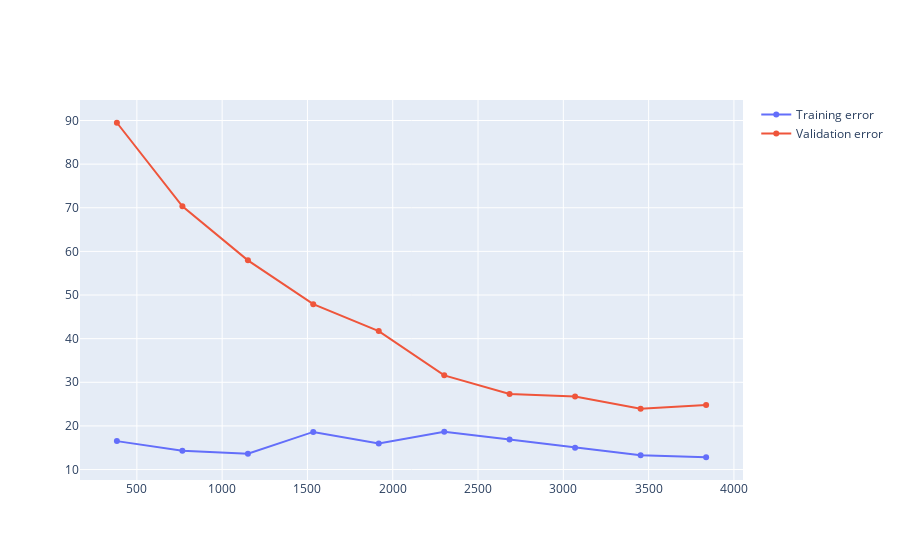

Notebook code cell kept with this figure:
### Markdown cell above
#### Step 6: Evaluate the Model with Learning Curves

### Code cell
train_sizes, train_scores, valid_scores = learning_curve(
    model, X_train.drop(columns=['trip_time']), y_train, train_sizes=np.linspace(0.1, 1, 10), cv=5, scoring='neg_root_mean_squared_error')

fig = go.Figure()
fig.add_trace(go.Scatter(x=train_sizes, y=-np.mean(train_scores, axis=1), name='Training error'))
fig.add_trace(go.Scatter(x=train_sizes, y=-np.mean(valid_scores, axis=1), name='Validation error'))
fig.show()

### Figure 1 — Plotly figure (JSON) as saved in the notebook; plotly's stock layout.template omitted (floating-point values rounded to 4 significant figures)
{"data": [{"name": "Training error", "type": "scatter", "x": [383, 767, 1151, 1534, 1918, 2302, 2685, 3069, 3453, 3837], "y": [16.52, 14.33, 13.6, 18.62, 15.96, 18.65, 16.9, 15.01, 13.27, 12.82]}, {"name": "Validation error", "type": "scatter", "x": [383, 767, 1151, 1534, 1918, 2302, 2685, 3069, 3453, 3837], "y": [89.49, 70.34, 57.94, 47.92, 41.73, 31.59, 27.33, 26.72, 23.96, 24.78]}], "layout": {}}
